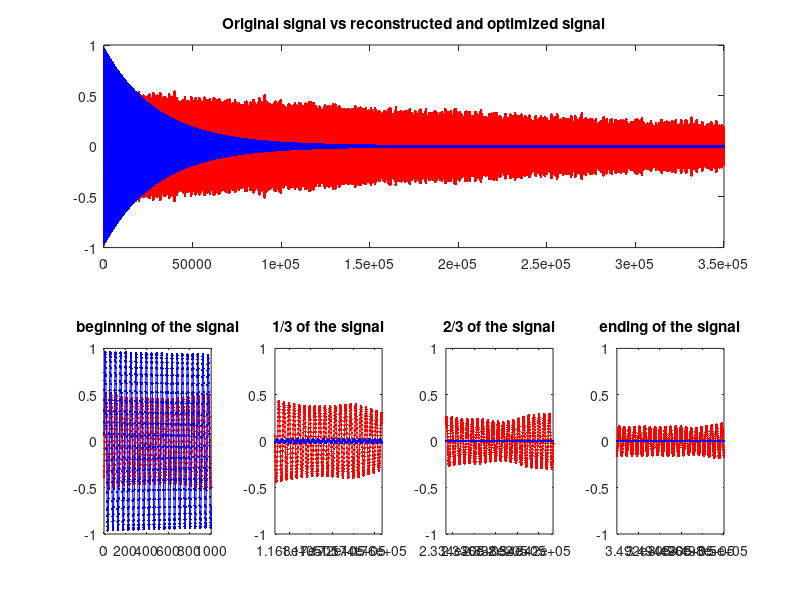

MATLAB code to generate this figure:
% Original code that was made by Detlef Amberg can be found on web page
% https://www.mathworks.com/matlabcentral/fileexchange/50756-fit-a-damped-sine-wave
% function [sigR parameters sigRO parametersO]=fit_damped_sinewave_my(sig)

%This function is divided into 4 sections
%
% A - Initialization
%       1 - Determination of samples per time period of wave
%       2 - Decimation
%
% B - Find the unknown constants "b" and "2*sqrt(b)*cos(w)"
%
% C - Calculation of parameters A, alpha, w and phase from the difference equation
%
% D - Optimalization of the found parameters

%% ========================================================================
% A - Initialization
% =========================================================================
%initialization is divided into 2 subsections
% 1 - Determination of samples per time period of wave
% 2 - Decimation

% set true to display the progress of this function, otherwise set false
displayOn = true;

%load signal data
load('data_part.mat')
% -------------------------------------------------------------------------
% 1 - Determination of samples per time period of wave
% -------------------------------------------------------------------------
sig=sig(:);                         % elements in column order
spd=fft(sig);                       % get dft (discrete fouriere transformation) of signal
[y,ind]=max(abs(spd(1:end/2)));     % do a coarse frequency estimation
ind = ind - 1;                      % ind = number of sinewaves in window
samplesPerPeriod=length(sig) / ind; % samples per 1 period of sine wave
% -------------------------------------------------------------------------



% -------------------------------------------------------------------------
% 2 - Decimation
% -------------------------------------------------------------------------
% In order to achieve sampling frequncy close to nyquist/2 withou loss
% of information 3 functions shifted by "delay = samplesPerPeriod / 4" are
% created. With this feature the signals are shifted PI/4 and that is
% the cos function steepest

delay=round(samplesPerPeriod/4);
n=length(sig);

% linear fit to the difference equation
% x(k+2) = 2*sqrt(b)*cos(w)*x(k+1)-b*x(k)
shiftedSig0=sig(2*delay+1:end);             % vector of x(k+2)
shiftedSig1=sig(1*delay+1:end-delay);       % vector of x(k+1)
shiftedSig2=sig(1:end-2*delay);             % vector of x(k)
% -------------------------------------------------------------------------
if(displayOn)
    disp('A - Initialization')
    fprintf('\tsamples per period = %f\n',samplesPerPeriod);
    fprintf('\tsignals are shifted by %d samples\n',delay);
    fprintf('\n');
    
end

% =========================================================================



%% ========================================================================
% B - Find the unknown constants "b" and "2*sqrt(b)*cos(w)"
% =========================================================================

M1=[-shiftedSig1 -shiftedSig2];
coeff1=inv(M1'*M1)*M1'*shiftedSig0;
% calculate poles of the discrete system x^2 +coeff(1)x + coeff(2)
rest = roots([1; coeff1]);
% correction because of decimation
rest1 = rest.^(1/delay);
far=poly(rest1);    % returns the coefficients of the polynomial
if(displayOn)
    disp('B - Find the unknown constants "b" and "2*sqrt(b)*cos(w)" - DONE ')
    fprintf('\tFound constants are:\n');
    fprintf('\tb                = %f\n',far(3));
    fprintf('\t2*sqrt(b)*cos(w) = %f\n',far(2));
    fprintf('\n');
end
% =========================================================================



%% ========================================================================
% Optional - Reconstruction of the signal from difference equation
%            using the constants found in subsection 3
% =========================================================================

% change to 1 to run the optional part
if(0)
    % find general solution from particular solutions
    % using initial values,
    % optional, omit, if no reconstructed signals from
    % difference equ. are needed
    
    % repmat(rest1.',n,1)   - Create array with n copies of rest1
    % repmat((0:n-1).',1,2) - Create array of 2 columns from 0 to n-1
    % M2 is then array of complex exponential function
    
    M2 = repmat(rest1.',n,1).^repmat((0:n-1).',1,2);
    coeff2=inv(M2.'*M2)*M2.'*sig;
    % sig3r is the reconstructed signal from the difference equation
    sig3r=real(M2*coeff2);
    
    
    % calculate fitted signal from difference equation
    sig1r=zeros(1,n);
    sig1r(1)=sig3r(1);
    sig1r(2)=sig3r(2);
    for(k=3:n)
        sig1r(k)=-far(2)*sig1r(k-1)-far(3)*sig1r(k-2);
    end
end
% =========================================================================



%% ========================================================================
% C - Calculation of parameters A, alpha, w and phase from the difference equation
% =========================================================================

% x(k)= Ar*exp(alphar*k) * cos(wr*k+phr)
% from difference equ.
% x(k+2) = 2*sqrt(b)*cos(w)*x(k+1)-b*x(k)

%b
%b = 3rd coef from polynom far
b=far(3);

%alpha
%exp(alpha)=sqrt(b)
alpha=log(sqrt(b));

%w
%-far(2)= 2*sqrt(b)*cos(w)
w=acos(-far(2)/2/sqrt(b));

%A and phase
M1=[ (exp(alpha*(0:n-1)).*sin((0:n-1)*w)).' ....
    (exp(alpha*(0:n-1)).*cos((0:n-1)*w)).'];
coeff3 = inv(M1'*M1)*M1'*sig;

complexNumber  = coeff3(2)+j*coeff3(1);

%A is represented as magnitude of compleNumber
A  = abs(complexNumber);

%phase is represented as atan2(imag(h), real(h))
phase = angle(complexNumber');



% calculate fitted signal from explicit equ.
sigR=A*exp(alpha*(0:n-1)) .* cos(w*(0:n-1)+phase);
parameters = [A alpha w phase];

if(displayOn)
    disp('C - calculatd A, alpha, w and phase')
    fprintf('\tFound parameters are:\n');
    fprintf('\tA     = %.10f\n',parameters(1));
    fprintf('\talpha = %.10f\n',parameters(2));
    fprintf('\tw     = %.10f\n',parameters(3));
    fprintf('\tphase = %.10f\n',parameters(4));
    fprintf('\n');
end
% =========================================================================




%% ========================================================================
% D - Optimalization of the found parameters
% =========================================================================
% change to 0 to disable the optimalization part
if(1)
    % init
    % The index increases each cycle by 1. The loop is terminated when
    % maxIndex is reached
    index = 1;
    maxIndex = 5;
    
    numberOfExaminedSegments = 10;
    samplesPerExaminedSegment = round(samplesPerPeriod)*8;
    
    sigRO = sigR;
    
    %----------------------------------------------------------------------
    % init alpha optimizer
    %----------------------------------------------------------------------
    alphaPlotOn = false;
    alphaOptimizerOn = true;
    stepsOfAlphaOptimizer = 1000;
    minOfAlphaOptimizer = 0.5;
    maxOfAlphaOptimizer = 2;
    alphaOptimizer=minOfAlphaOptimizer:...
        (maxOfAlphaOptimizer-minOfAlphaOptimizer)/stepsOfAlphaOptimizer:...
        maxOfAlphaOptimizer;
    %----------------------------------------------------------------------
    
    
    
    %----------------------------------------------------------------------
    % init omega optimizer
    %----------------------------------------------------------------------
    omegaPlotOn = false;
    omegaOptimizerOn = true;
    stepsOfOmegaOptimizer = 1000;
    minOfOmegaOptimizer = 0.99;
    maxOfOmegaOptimizer = 1.01;
    omegaOptimizer=minOfOmegaOptimizer:...
        (maxOfOmegaOptimizer-minOfOmegaOptimizer)/stepsOfOmegaOptimizer:...
        maxOfOmegaOptimizer;
    %----------------------------------------------------------------------
    
    
    
    %----------------------------------------------------------------------
    % init phase optimizer
    %----------------------------------------------------------------------
    phasePlotOn = false;
    phaseOptimizerOn = true;
    stepsOfPhaseOptimizer = 1000;
    minOfPhaseOptimizer = 0.99;
    maxOfPhaseOptimizer = 1.01;
    phaseOptimizer=minOfPhaseOptimizer:...
        (maxOfPhaseOptimizer-minOfPhaseOptimizer)/stepsOfPhaseOptimizer:...
        maxOfPhaseOptimizer;
    %----------------------------------------------------------------------
    
    
    
    %----------------------------------------------------------------------
    % init Amplitude optimizer
    %----------------------------------------------------------------------
    amplitudePlotOn = false;
    amplitudeOptimizerOn = true;
    stepsOfAmplitudeOptimizer = 1000;
    minOfAmplitudeOptimizer = 0.5;
    maxOfAmplitudeOptimizer = 2;
    amplitudeOptimizer=minOfAmplitudeOptimizer:...
        (maxOfAmplitudeOptimizer-minOfAmplitudeOptimizer)/stepsOfAmplitudeOptimizer:...
        maxOfAmplitudeOptimizer;
    %----------------------------------------------------------------------
    
    if(displayOn)
        disp('D - Optimalization of the found parameters')
        fprintf('\talpha optimizer     = %f : %f : %f \n',minOfAlphaOptimizer,...
            (maxOfAlphaOptimizer-minOfAlphaOptimizer)/stepsOfAlphaOptimizer,...
            maxOfAlphaOptimizer);
        
        fprintf('\tomega optimizer     = %f : %f : %f \n',minOfOmegaOptimizer,...
            (maxOfOmegaOptimizer-minOfOmegaOptimizer)/stepsOfOmegaOptimizer,...
            maxOfOmegaOptimizer);
        
        fprintf('\tphase optimizer     = %f : %f : %f \n',minOfPhaseOptimizer,...
            (maxOfPhaseOptimizer-minOfPhaseOptimizer)/stepsOfPhaseOptimizer,...
            maxOfPhaseOptimizer);
        
        fprintf('\tAmplitude optimizer = %f : %f : %f \n',minOfAmplitudeOptimizer,...
            (maxOfAmplitudeOptimizer-minOfAmplitudeOptimizer)/stepsOfAmplitudeOptimizer,...
            maxOfAmplitudeOptimizer);
    end
    
    
    if(displayOn)
        fprintf('\tbeginning of optimizing loop\n\n')
    end
    while(1)
        
        if(displayOn)
            fprintf('\t%d. cycle of optimization out of %d\n',index,maxIndex)
        end
        newOptimizedAlphaValues = zeros(1,numberOfExaminedSegments);
        newOptimizedOmegaValues = zeros(1,numberOfExaminedSegments);
        newOptimizedPhaseValues = zeros(1,numberOfExaminedSegments);
        newOptimizedAmplitudeValues = zeros(1,numberOfExaminedSegments);
        
        
        
        
        % Optimalize Omega
        if(omegaOptimizerOn)
            if(displayOn)
                fprintf('\t\tomega optimization\n')
            end
            
            if(omegaPlotOn)
                figure
                
                subplot(3,1,1)
                plot(0:n-1,sig,'r.-',0:n-1,sigRO,'b.-');
                title(['Original signal vs reconstructed signal in ' num2str(index) '. cycle']);
            end
            for currentExaminedSegment = 1 : numberOfExaminedSegments
                
                % signalVector that is used in
                % sig=A*exp(alpha*(0:n-1)).*cos(w*(0:n-1)+ph);
                % it is used in order to divide examined signal into segments
                signalVector = floor(n*((currentExaminedSegment-1) / numberOfExaminedSegments))+1 :...
                    floor(n*((currentExaminedSegment-1) / numberOfExaminedSegments) + samplesPerExaminedSegment +1);
                
                % create empty array
                evaluationOfOmegaOptimizer=zeros(1,length(omegaOptimizer));
                
                for(k=1:length(omegaOptimizer))
                    % generate signal with modified damping constant
                    % sig=A*exp(omega*(0:n-1)).*cos(w*(0:n-1)+ph);
                    
                    optimizedSignal=A*exp(alpha*(signalVector)).* cos((w*omegaOptimizer(k))*(signalVector)+phase);
                    
                    % create "evaluation" for each modification of alpha
                    evaluationOfOmegaOptimizer(k)=sum(abs(sig(signalVector(1):signalVector(end))-optimizedSignal(:)));
                end
                
                
                if(omegaPlotOn)
                    subplot(3,numberOfExaminedSegments,numberOfExaminedSegments + currentExaminedSegment)
                    plot(signalVector(1):signalVector(end),sig(signalVector(1):signalVector(end)),'r.-'...
                        ,signalVector(1):signalVector(end),optimizedSignal(:),'b.-');
                    title([num2str(currentExaminedSegment) '/' num2str(numberOfExaminedSegments) ' of sig']);

                    subplot(3,numberOfExaminedSegments,numberOfExaminedSegments+numberOfExaminedSegments + currentExaminedSegment)
                    plot(evaluationOfOmegaOptimizer)
                    title(['eval for ' num2str(currentExaminedSegment) '/' num2str(numberOfExaminedSegments) ' of sig']);
                end
                
                % find the best value of omegaOptimizer (min of evaluation function)
                [y,indexOmega]=min(evaluationOfOmegaOptimizer);
                
                
                if(displayOn)
                    fprintf('\t\t\t%d. segment out of %d segments\n',currentExaminedSegment,numberOfExaminedSegments)
                    fprintf('\t\t\t\tomega optimizer = %f\n',omegaOptimizer(indexOmega))
                    fprintf('\n')
                end
                %Change omega to new optimized value
                newOptimizedOmegaValues(currentExaminedSegment)=omegaOptimizer(indexOmega) * w;
            end
            newValue = sum(newOptimizedOmegaValues(:))/length(newOptimizedOmegaValues);
            
            if(displayOn)
                fprintf('\t\tOptimized omega in %d. cycle -> changed from %f to %f\n', index, w, newValue);
                fprintf('\n');
            end
            w = newValue;
        end
        
        % Optimalize phase
        if(phaseOptimizerOn)
            
            if(displayOn)
                fprintf('\t\tphase optimization\n')
            end
            
            if(phasePlotOn)
                figure
                subplot(3,1,1)
                plot(0:n-1,sig,'r.-',0:n-1,sigRO,'b.-');
                title(['Original signal vs reconstructed signal in ' num2str(index) '. cycle']);
            end
            
            for currentExaminedSegment = 1 : numberOfExaminedSegments
                
                % signalVector that is used in
                % sig=A*exp(alpha*(0:n-1)).*cos(w*(0:n-1)+ph);
                % it is used in order to divide examined signal into segments
                signalVector = floor(n*((currentExaminedSegment-1) / numberOfExaminedSegments))+1 :...
                    floor(n*((currentExaminedSegment-1) / numberOfExaminedSegments) + samplesPerExaminedSegment +1);
                
                % create empty array
                evaluationOfPhaseOptimizer=zeros(1,length(phaseOptimizer));
                
                for(k=1:length(phaseOptimizer))
                    % generate signal with modified damping constant
                    % sig=A*exp(alpha*(0:n-1)).*cos(w*(0:n-1)+ph);
                    
                    optimizedSignal=A*exp(alpha*(signalVector)).* cos(w*(signalVector)+(phase*phaseOptimizer(k)));
                    
                    % create "evaluation" for each modification of phase
                    evaluationOfPhaseOptimizer(k)=sum(abs(sig(signalVector(1):signalVector(end))-optimizedSignal(:)));
                end
                
                if(phasePlotOn)
                    subplot(3,numberOfExaminedSegments,numberOfExaminedSegments + currentExaminedSegment)
                    plot(signalVector(1):signalVector(end),sig(signalVector(1):signalVector(end)),'r.-'...
                        ,signalVector(1):signalVector(end),optimizedSignal(:),'b.-');
                    title([num2str(currentExaminedSegment) '/' num2str(numberOfExaminedSegments) ' of sig']);

                    subplot(3,numberOfExaminedSegments,numberOfExaminedSegments+numberOfExaminedSegments + currentExaminedSegment)
                    plot(evaluationOfPhaseOptimizer)
                    title(['eval for ' num2str(currentExaminedSegment) '/' num2str(numberOfExaminedSegments) ' of sig']);
                end
                
                
                
                % find the best value of phaseOptimizer (min of evaluation function)
                [y,indexPhase]=min(evaluationOfPhaseOptimizer);
                
                if(displayOn)
                    fprintf('\t\t\t%d. segment out of %d segments\n',currentExaminedSegment,numberOfExaminedSegments)
                    fprintf('\t\t\t\tphase optimizer = %f\n',phaseOptimizer(indexPhase))
                    fprintf('\n')
                    
                end
                %Change phase to new optimized value
                newOptimizedPhaseValues(currentExaminedSegment) = phaseOptimizer(indexPhase)*phase;
            end
            
            newValue = sum(newOptimizedPhaseValues(:))/length(newOptimizedPhaseValues);
            
            if(displayOn)
                fprintf('\t\tOptimized phase in %d. cycle -> changed from %f to %f\n', index, phase, newValue);
                fprintf('\n');
            end
            phase = newValue;
        end
        
        
        % Optimalize alpha
        if(alphaOptimizerOn)
            if(displayOn)
                fprintf('\t\talpha optimization\n')
            end
            
            if(alphaPlotOn)
                figure
                subplot(3,1,1)
                plot(0:n-1,sig,'r.-',0:n-1,sigRO,'b.-');
                title(['Original signal vs reconstructed signal in ' num2str(index) '. cycle']);
            end
            
            for currentExaminedSegment = 1 : numberOfExaminedSegments
                
                % signalVector that is used in
                % sig=A*exp(alpha*(0:n-1)).*cos(w*(0:n-1)+ph);
                % it is used in order to divide examined signal into segments
                signalVector = floor(n*((currentExaminedSegment-1) / numberOfExaminedSegments))+1 :...
                    floor(n*((currentExaminedSegment-1) / numberOfExaminedSegments) + samplesPerExaminedSegment +1);
                
                % create empty array
                evaluationOfAlphaOptimizer=zeros(1,length(alphaOptimizer));
                
                for(k=1:length(alphaOptimizer))
                    % generate signal with modified damping constant
                    % sig=A*exp(alpha*(0:n-1)).*cos(w*(0:n-1)+ph);
                    
                    optimizedSignal=A*exp(alphaOptimizer(k)*alpha*(signalVector)).* cos(w*(signalVector)+phase);
                    
                    % create "evaluation" for each modification of alpha
                    evaluationOfAlphaOptimizer(k)=sum(abs(sig(signalVector(1):signalVector(end))-optimizedSignal(:)));
                end
                
                if(alphaPlotOn)
                    subplot(3,numberOfExaminedSegments,numberOfExaminedSegments + currentExaminedSegment)
                    plot(signalVector(1):signalVector(end),sig(signalVector(1):signalVector(end)),'r.-'...
                        ,signalVector(1):signalVector(end),optimizedSignal(:),'b.-');
                    title([num2str(currentExaminedSegment) '/' num2str(numberOfExaminedSegments) ' of sig']);

                    subplot(3,numberOfExaminedSegments,numberOfExaminedSegments+numberOfExaminedSegments + currentExaminedSegment)
                    plot(evaluationOfAlphaOptimizer)
                    title(['eval for ' num2str(currentExaminedSegment) '/' num2str(numberOfExaminedSegments) ' of sig']);
                end
                
                
                % find the best value of alphaOptimizer (min of evaluation function)
                [y,indexAlpha]=min(evaluationOfAlphaOptimizer);
                
                if(displayOn)
                    fprintf('\t\t\t%d. segment out of %d segments\n',currentExaminedSegment,numberOfExaminedSegments)
                    fprintf('\t\t\t\talpha optimizer = %f\n', alphaOptimizer(indexAlpha))
                    fprintf('\t\t\t\talpha is changed from %f to %f\n',alpha, alphaOptimizer(indexAlpha)*alpha)
                    fprintf('\n')
                end
                %Change alpha to new optimized value
                newOptimizedAlphaValues(currentExaminedSegment) = alphaOptimizer(indexAlpha)*alpha;
            end
            
            newValue = sum(newOptimizedAlphaValues(:))/length(newOptimizedAlphaValues);
            
            if(displayOn)
                fprintf('\t\tOptimized alpha in %d. cycle -> changed from %f to %f\n', index, alpha, newValue);
                fprintf('\n');
            end
            alpha = newValue;
        end
        
        
        
        
        
        
        
        % Optimalize amplitude
        if(amplitudeOptimizerOn)
            if(displayOn)
                fprintf('\t\tamplitude optimization\n')
            end
            
            
            if(amplitudePlotOn)
                figure
                subplot(3,1,1)
                plot(0:n-1,sig,'r.-',0:n-1,sigRO,'b.-');
                title(['Original signal vs reconstructed signal in ' num2str(index) '. cycle']);
            end
            for currentExaminedSegment = 1 : numberOfExaminedSegments
                
                % signalVector that is used in
                % sig=A*exp(alpha*(0:n-1)).*cos(w*(0:n-1)+ph);
                % it is used in order to divide examined signal into segments
                signalVector = floor(n*((currentExaminedSegment-1) / numberOfExaminedSegments))+1 :...
                    floor(n*((currentExaminedSegment-1) / numberOfExaminedSegments) + samplesPerExaminedSegment +1);
                
                
                % create empty array
                evaluationOfAmplitudeOptimizer=zeros(1,length(amplitudeOptimizer));
                
                for(k=1:length(amplitudeOptimizer))
                    % generate signal with modified damping constant
                    % sig=A*exp(alpha*(0:n-1)).*cos(w*(0:n-1)+ph);
                    optimizedSignal=A*amplitudeOptimizer(k)*exp(alpha*(signalVector)).* cos(w*(signalVector)+(phase));
                    
                    % create "evaluation" for each modification of amplitude
                    evaluationOfAmplitudeOptimizer(k)=sum(abs(sig(signalVector(1):signalVector(end))-optimizedSignal(:)));
                end
                
                
                if(amplitudePlotOn)
                    subplot(3,numberOfExaminedSegments,numberOfExaminedSegments + currentExaminedSegment)
                    plot(signalVector(1):signalVector(end),sig(signalVector(1):signalVector(end)),'r.-'...
                        ,signalVector(1):signalVector(end),optimizedSignal(:),'b.-');
                    title([num2str(currentExaminedSegment) '/' num2str(numberOfExaminedSegments) ' of sig']);

                    subplot(3,numberOfExaminedSegments,numberOfExaminedSegments+numberOfExaminedSegments + currentExaminedSegment)
                    plot(evaluationOfAmplitudeOptimizer)
                    title(['eval for ' num2str(currentExaminedSegment) '/' num2str(numberOfExaminedSegments) ' of sig']);
                end
                
                % find the best value of amplitudeOptimizer (min of evaluation function)
                [y, indexAmplitude]=min(evaluationOfAmplitudeOptimizer);
                
                if(displayOn)
                    fprintf('\t\t\t%d. segment out of %d segments\n',currentExaminedSegment,numberOfExaminedSegments)
                    fprintf('\t\t\t\tamplitude optimizer = %f\n',amplitudeOptimizer(indexAmplitude))
                    fprintf('\n')
                end
                %Change Amplitude to new optimized value
                newOptimizedAmplitudeValues(currentExaminedSegment)=amplitudeOptimizer(indexAmplitude)*A;
            end
            
            newValue = sum(newOptimizedAmplitudeValues(:))/length(newOptimizedAmplitudeValues);
            
            if(displayOn)
                fprintf('\t\tOptimized amplitude in %d. cycle -> changed from %f to %f\n', index, A, newValue);
                fprintf('\n');
            end
            A = newValue;
        end
        
        
        
        
        % check, if the optimized values are already good enough
        % The optimalizer is completed only if index reached maxIndex value
        % or when all the optimalizers are equal to 1 (that means the
        % values of all parameters were not changed so it is completed)
        optimizationCompleted = true;
        
        if(omegaOptimizerOn)
            if(omegaOptimizer(indexOmega) ~= 1)
                % optimizer is still not the best
                optimizationCompleted = false;
            end
        end
        
        if(alphaOptimizerOn)
            if(alphaOptimizer(indexAlpha) ~= 1)
                % optimizer is still not the best
                optimizationCompleted = false;
            end
        end
        
        if(phaseOptimizerOn)
            if(phaseOptimizer(indexPhase) ~= 1)
                % optimizer is still not the best
                optimizationCompleted = false;
            end
        end
        
        if(amplitudeOptimizerOn)
            if(amplitudeOptimizer(indexAmplitude) ~= 1)
                % optimizer is still not the best
                optimizationCompleted = false;
            end
        end
        if(optimizationCompleted)
            
            break;
        end
        
        sigRO=A*exp(alpha*(0:n-1)) .* cos(w*(0:n-1)+phase);
        
        index=index+1;
        if(index>maxIndex)
            break;
        end
    end
end

% Optimized parameters
parametersO = [A alpha w phase];

% reconstructedOptimized signal
sigRO=A*exp(alpha*(0:n-1)) .* cos(w*(0:n-1)+phase);

if(displayOn)
    fprintf('\tOptimized parameters are\n');
    fprintf('\tA     optimized from %.10f to  %.10f\n',parameters(1), parametersO(1));
    fprintf('\talpha optimized from %.10f to  %.10f\n',parameters(2), parametersO(2));
    fprintf('\tw     optimized from %.10f to  %.10f\n',parameters(3), parametersO(3));
    fprintf('\tphase optimized from %.10f to  %.10f\n',parameters(4), parametersO(4));
    fprintf('\n');
end
% =========================================================================

%% plot signal with zoomed parts
% upper graph
figure
subplot(2,1,1)
plot(0:n-1,sig,'r.-',0:n-1,sigRO,'b.-');
title('Original signal vs reconstructed and optimized signal');


zoomLevel = 1000;     % variable to determine length of zoom on the x axis

% Graph bottom left
subplot(2,4,5)
plot(0:n-1,sig,'r.-',0:n-1,sigRO,'b.-');
xlim([0 zoomLevel])
title('beginning of the signal');

% graph bottom middle-left
subplot(2,4,6)
plot(0:n-1,sig,'r.-',0:n-1,sigRO,'b.-');
xlim([length(sig)/3 length(sig)/3 + zoomLevel])
title('1/3 of the signal');

% graph bottom middle-right
subplot(2,4,7)
plot(0:n-1,sig,'r.-',0:n-1,sigRO,'b.-');
xlim([length(sig)/3 *2 length(sig)/3 *2 + zoomLevel])
title('2/3 of the signal');

% Graph bottom right
subplot(2,4,8)
plot(0:n-1,sig,'r.-',0:n-1,sigRO,'b.-');
xlim([length(sig) - zoomLevel  length(sig)])
title('ending of the signal');

%end